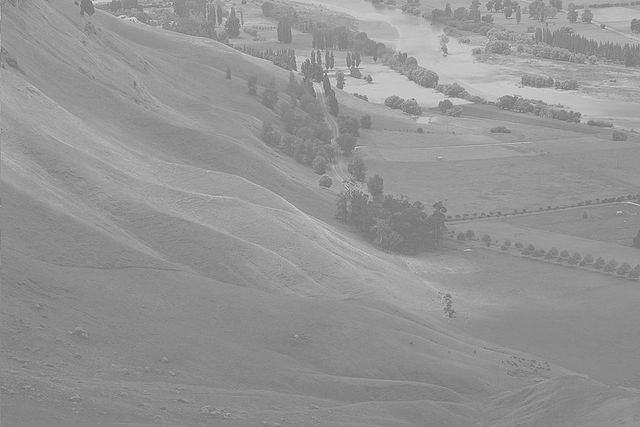
#> input picture datacamp_visualization/640px-Unequalized_Hawkes_Bay_NZ.jpg, 640 x 427 px, found by its file name
$ python extracting_a_histogram_from_grayscale.py   (older library calls are emulated)
#> lines starting #> are read from the running program, lines starting #| are printed output that depends on the picture
import matplotlib.pyplot as plt

image = plt.imread('640px-Unequalized_Hawkes_Bay_NZ.jpg')
#> image is the input picture: shape (427, 640); min 104, max 230, mean 148

plt.subplot(2, 1, 1)

plt.title('original image')
plt.axis('off')
plt.imshow(image, cmap='gray')

pixels = image.flatten()

plt.subplot(2, 1, 2)
plt.xlim((0, 255))
plt.title('Normalized histogram')
plt.hist(pixels, bins=64, range=(0, 256), normed=True, color='red', alpha=0.4)

plt.show()
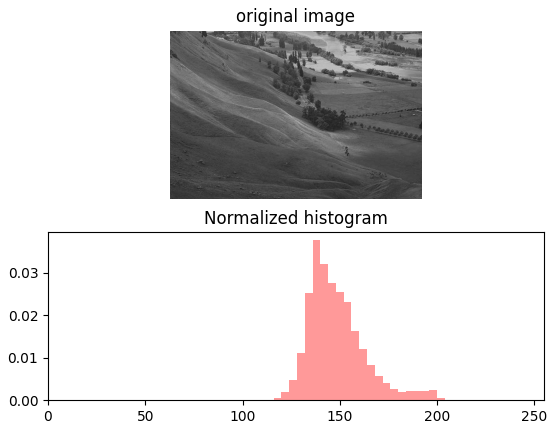
#> figure drawn by matplotlib, 2 panels; panel 2: tallest bar 0.0377 high, from x = 136 to 140
